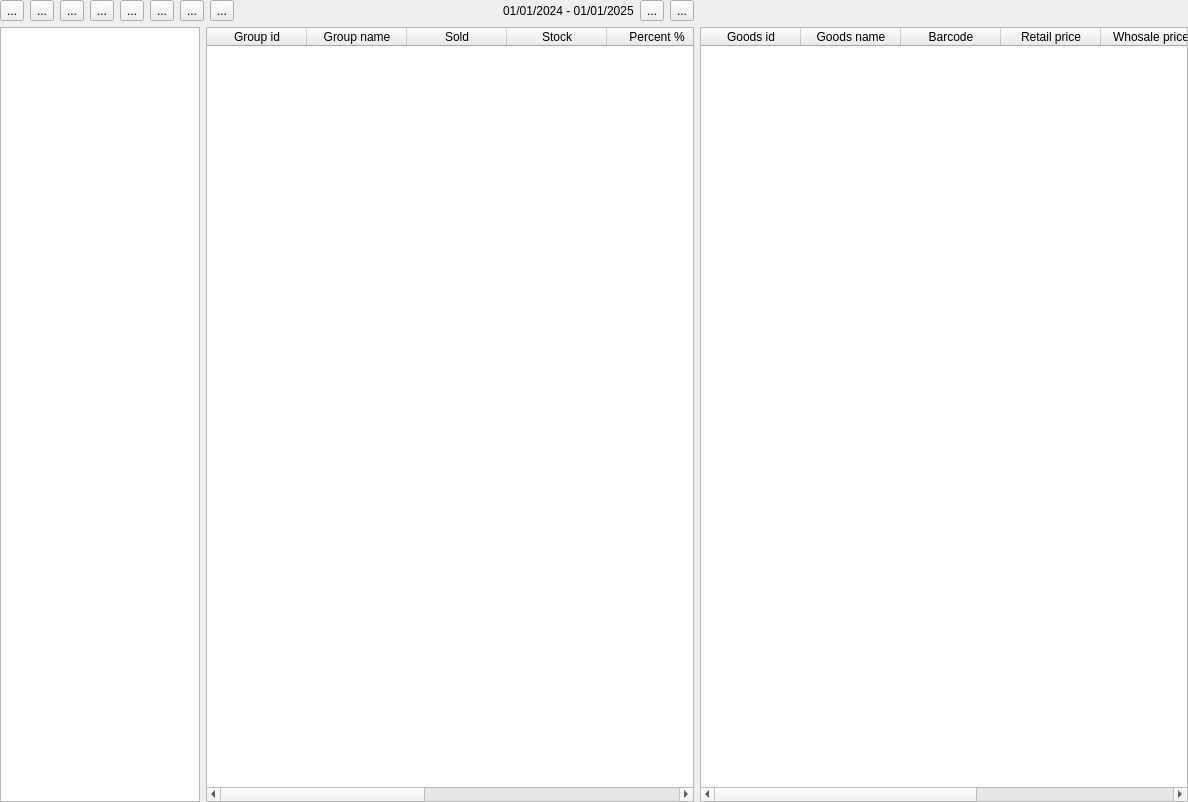
<?xml version="1.0" encoding="UTF-8"?>
<ui version="4.0">
 <class>C5GoodsPriceOrder</class>
 <widget class="QWidget" name="C5GoodsPriceOrder">
  <property name="geometry">
   <rect>
    <x>0</x>
    <y>0</y>
    <width>1188</width>
    <height>802</height>
   </rect>
  </property>
  <property name="windowTitle">
   <string>Form</string>
  </property>
  <layout class="QHBoxLayout" name="horizontalLayout">
   <property name="leftMargin">
    <number>0</number>
   </property>
   <property name="topMargin">
    <number>0</number>
   </property>
   <property name="rightMargin">
    <number>0</number>
   </property>
   <property name="bottomMargin">
    <number>0</number>
   </property>
   <item>
    <layout class="QGridLayout" name="gridLayout">
     <item row="1" column="1">
      <widget class="C5TableWidget" name="tblDoc">
       <property name="contextMenuPolicy">
        <enum>Qt::ContextMenuPolicy::CustomContextMenu</enum>
       </property>
       <column>
        <property name="text">
         <string>Group id</string>
        </property>
       </column>
       <column>
        <property name="text">
         <string>Group name</string>
        </property>
       </column>
       <column>
        <property name="text">
         <string>Sold</string>
        </property>
       </column>
       <column>
        <property name="text">
         <string>Stock</string>
        </property>
       </column>
       <column>
        <property name="text">
         <string>Percent %</string>
        </property>
       </column>
       <column>
        <property name="text">
         <string>Retail</string>
        </property>
       </column>
       <column>
        <property name="text">
         <string>Whosale</string>
        </property>
       </column>
       <column>
        <property name="text">
         <string>Retaile discounted</string>
        </property>
       </column>
       <column>
        <property name="text">
         <string>Whosale discounted</string>
        </property>
       </column>
      </widget>
     </item>
     <item row="0" column="0" colspan="2">
      <widget class="QWidget" name="widget" native="true">
       <layout class="QHBoxLayout" name="horizontalLayout_2">
        <property name="leftMargin">
         <number>0</number>
        </property>
        <property name="topMargin">
         <number>0</number>
        </property>
        <property name="rightMargin">
         <number>0</number>
        </property>
        <property name="bottomMargin">
         <number>0</number>
        </property>
        <item>
         <widget class="QToolButton" name="btnAddNew">
          <property name="text">
           <string>...</string>
          </property>
          <property name="icon">
           <iconset resource="../resources/res.qrc">
            <normaloff>:/add.png</normaloff>:/add.png</iconset>
          </property>
         </widget>
        </item>
        <item>
         <widget class="QToolButton" name="btnNewGroup">
          <property name="text">
           <string>...</string>
          </property>
          <property name="icon">
           <iconset resource="../resources/res.qrc">
            <normaloff>:/add_work.png</normaloff>:/add_work.png</iconset>
          </property>
         </widget>
        </item>
        <item>
         <widget class="QToolButton" name="btnSave">
          <property name="text">
           <string>...</string>
          </property>
          <property name="icon">
           <iconset resource="../resources/res.qrc">
            <normaloff>:/save.png</normaloff>:/save.png</iconset>
          </property>
         </widget>
        </item>
        <item>
         <widget class="QToolButton" name="btnPrint">
          <property name="text">
           <string>...</string>
          </property>
          <property name="icon">
           <iconset resource="../resources/res.qrc">
            <normaloff>:/print.png</normaloff>:/print.png</iconset>
          </property>
         </widget>
        </item>
        <item>
         <widget class="QToolButton" name="btnShowGoods">
          <property name="text">
           <string>...</string>
          </property>
          <property name="icon">
           <iconset resource="../resources/res.qrc">
            <normaloff>:/eye.png</normaloff>:/eye.png</iconset>
          </property>
         </widget>
        </item>
        <item>
         <widget class="QToolButton" name="btnApply">
          <property name="text">
           <string>...</string>
          </property>
          <property name="icon">
           <iconset resource="../resources/res.qrc">
            <normaloff>:/checkall.png</normaloff>:/checkall.png</iconset>
          </property>
         </widget>
        </item>
        <item>
         <widget class="QToolButton" name="btnRollback">
          <property name="text">
           <string>...</string>
          </property>
          <property name="icon">
           <iconset resource="../resources/res.qrc">
            <normaloff>:/minus.png</normaloff>:/minus.png</iconset>
          </property>
         </widget>
        </item>
        <item>
         <widget class="QToolButton" name="btnShowChanges">
          <property name="text">
           <string>...</string>
          </property>
          <property name="icon">
           <iconset resource="../resources/res.qrc">
            <normaloff>:/report.png</normaloff>:/report.png</iconset>
          </property>
         </widget>
        </item>
        <item>
         <spacer name="horizontalSpacer">
          <property name="orientation">
           <enum>Qt::Orientation::Horizontal</enum>
          </property>
          <property name="sizeHint" stdset="0">
           <size>
            <width>40</width>
            <height>20</height>
           </size>
          </property>
         </spacer>
        </item>
        <item>
         <widget class="QLabel" name="lbDateRange">
          <property name="text">
           <string>01/01/2024 - 01/01/2025</string>
          </property>
         </widget>
        </item>
        <item>
         <widget class="QToolButton" name="btnChangeRange">
          <property name="text">
           <string>...</string>
          </property>
          <property name="icon">
           <iconset resource="../resources/res.qrc">
            <normaloff>:/constructor.png</normaloff>:/constructor.png</iconset>
          </property>
         </widget>
        </item>
        <item>
         <widget class="QToolButton" name="btnRefresh">
          <property name="text">
           <string>...</string>
          </property>
          <property name="icon">
           <iconset resource="../resources/res.qrc">
            <normaloff>:/refresh.png</normaloff>:/refresh.png</iconset>
          </property>
         </widget>
        </item>
       </layout>
      </widget>
     </item>
     <item row="1" column="0">
      <widget class="QListWidget" name="lwNames">
       <property name="maximumSize">
        <size>
         <width>200</width>
         <height>16777215</height>
        </size>
       </property>
       <property name="contextMenuPolicy">
        <enum>Qt::ContextMenuPolicy::CustomContextMenu</enum>
       </property>
      </widget>
     </item>
     <item row="1" column="2">
      <widget class="C5TableWidget" name="tblGoods">
       <property name="contextMenuPolicy">
        <enum>Qt::ContextMenuPolicy::CustomContextMenu</enum>
       </property>
       <column>
        <property name="text">
         <string>Goods id</string>
        </property>
       </column>
       <column>
        <property name="text">
         <string>Goods name</string>
        </property>
       </column>
       <column>
        <property name="text">
         <string>Barcode</string>
        </property>
       </column>
       <column>
        <property name="text">
         <string>Retail price</string>
        </property>
       </column>
       <column>
        <property name="text">
         <string>Whosale price</string>
        </property>
       </column>
       <column>
        <property name="text">
         <string>Retail discounted</string>
        </property>
       </column>
       <column>
        <property name="text">
         <string>Whosale discounted</string>
        </property>
       </column>
      </widget>
     </item>
    </layout>
   </item>
  </layout>
  <action name="actionRemove">
   <property name="icon">
    <iconset theme="QIcon::ThemeIcon::EditDelete"/>
   </property>
   <property name="text">
    <string>Remove</string>
   </property>
   <property name="menuRole">
    <enum>QAction::MenuRole::NoRole</enum>
   </property>
  </action>
  <action name="actionChangeGoodsPrice">
   <property name="text">
    <string>Set retail price of selected goods</string>
   </property>
   <property name="menuRole">
    <enum>QAction::MenuRole::NoRole</enum>
   </property>
  </action>
  <action name="actionSet_whosale_price_of_selected_goods">
   <property name="text">
    <string>Set whosale price of selected goods</string>
   </property>
   <property name="menuRole">
    <enum>QAction::MenuRole::NoRole</enum>
   </property>
  </action>
  <action name="actionEdit_name">
   <property name="text">
    <string>Edit name</string>
   </property>
   <property name="menuRole">
    <enum>QAction::MenuRole::NoRole</enum>
   </property>
  </action>
  <action name="actionRemovelwName">
   <property name="text">
    <string>Remove</string>
   </property>
   <property name="menuRole">
    <enum>QAction::MenuRole::NoRole</enum>
   </property>
  </action>
 </widget>
 <customwidgets>
  <customwidget>
   <class>C5TableWidget</class>
   <extends>QTableWidget</extends>
   <header location="global">c5tablewidget.h</header>
  </customwidget>
 </customwidgets>
 <resources>
  <include location="../resources/res.qrc"/>
  <include location="../resources/res.qrc"/>
 </resources>
 <connections/>
</ui>
